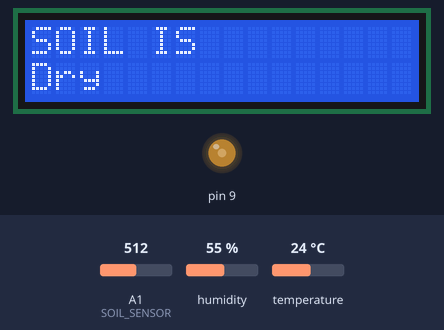
Bench run of a sketch on a simulated Arduino Uno, built with avr-gcc and run on an emulated ATmega328P. Parts: 16×2 character LCD, output pins drawn as LEDs (lit = HIGH). The test bench sets the inputs (shaded band); at power-on: A1 (SOIL_SENSOR) = 512, humidity 55 %, temperature 24 °C.

Above: at 3.6 s.
3.7 s: A1 (SOIL_SENSOR) set to 530
At 10.4 s:
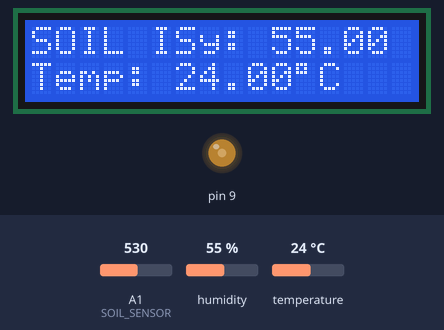
16.5 s: A1 (SOIL_SENSOR) set to 511
At 21.9 s:
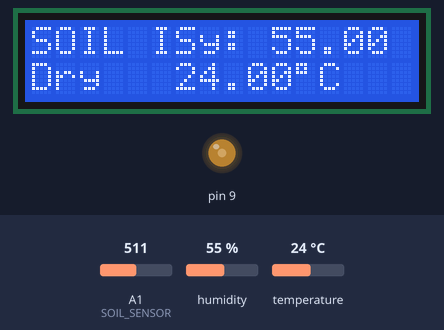
30.5 s: A1 (SOIL_SENSOR) set to 306
At 33.5 s:
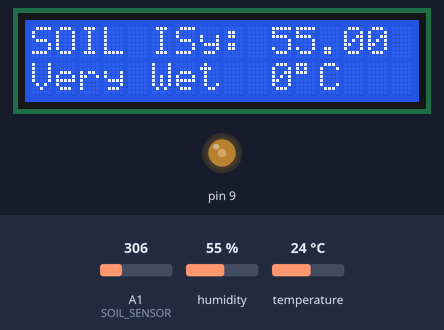
43.5 s: humidity set to 22 %
At 48.8 s:
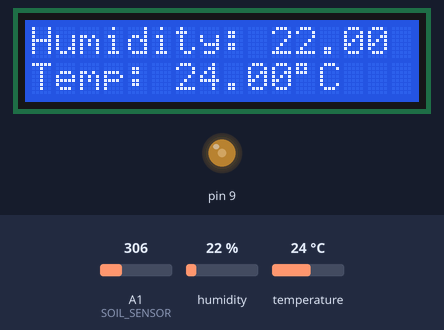
52.5 s: temperature set to 12 °C
At 54.5 s:
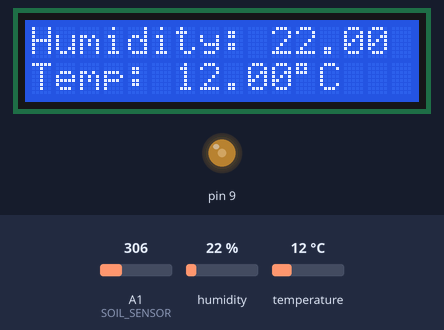
60.3 s: humidity set to 40 %
At 67.3 s:
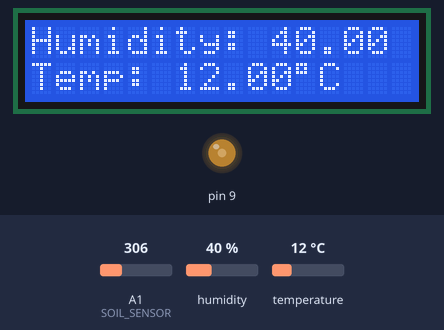
Timing chart, 0 to 68.8 s (numbered marks = the images above; inputs shaded):
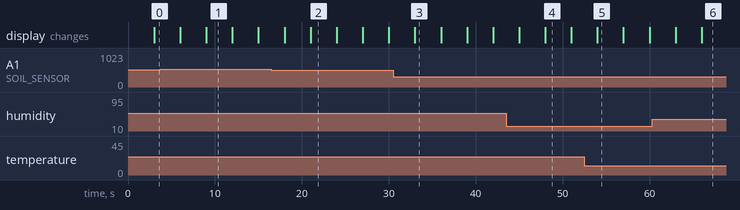

Measured:
- the behaviour switches between 519 and 520 on A1 (SOIL_SENSOR) (found by bisection; images 0 and 1)
- after the input at 3.7 s, the display: first differs from a run without the input after 5.3 s (image 1)
- after the input at 16.5 s, the display: first differs from a run without the input after 4.5 s (image 2)
- after the input at 30.5 s, the display: changes after 2.5 s (image 3)
- after the input at 43.5 s, the display: first differs from a run without the input after 4.5 s (image 4)
- after the input at 52.5 s, the display: changes after 1.5 s (image 5)
- after the input at 60.3 s, the display: first differs from a run without the input after 5.7 s (image 6)

The sketch:

iRobot_Garden_Monitor.ino
```cpp
#include <LiquidCrystal.h>
#include "DHT.h"

#define SOIL_SENSOR A1

#define DHTPIN      A0    // what pin we're connected to
#define DHTTYPE     DHT22 // type of Temperature Sensor

// Initialize library used
DHT dht(DHTPIN, DHTTYPE);
LiquidCrystal lcd(12, 11, 5, 4, 3, 2);

int soilMoistureValue = 0;
const int AirValue = 520;
const int WaterValue = 260;
int intervals = (AirValue - WaterValue) / 3;

uint8_t cont = 100;

// Setup Timer for Display Changes
unsigned long previousMillis = 0;
const long interval = 3000;       // interval in milliseconds
int Display = 1;

void setup() {
  // set up LCD screen
  lcd.begin(16, 2);
  analogWrite(9, cont);

  // set up temperature sensor
  dht.begin();

  // set serial communication for debugging
  Serial.begin(9600);
}

void loop() {
  unsigned long currentMillis = millis();
  if (currentMillis - previousMillis >= interval) {
    // save the last time you change Display
    previousMillis = currentMillis;

    switch (Display) {
      case 1:
        DisplaySoilSensor();
        Display = 2;
        break;
      case 2:
        DisplayTempHumid();
        Display = 1;
        break;
    }
  }
}

void DisplaySoilSensor() {
  soilMoistureValue = analogRead(SOIL_SENSOR);

  lcd.setCursor(0, 0);
  lcd.print("SOIL IS");
  lcd.setCursor(0, 1);

  if (soilMoistureValue > WaterValue && soilMoistureValue < (WaterValue + intervals))
  {
    lcd.println("Very Wet");
  }
  else if (soilMoistureValue > (WaterValue + intervals) && soilMoistureValue < (AirValue - intervals))
  {
    lcd.println("Wet");
  }
  else if (soilMoistureValue < AirValue && soilMoistureValue > (AirValue - intervals))
  {
    lcd.println("Dry");;
  }
}

void DisplayTempHumid() {
  float h = dht.readHumidity();
  float t = dht.readTemperature();

  // check if returns are valid, if they are NaN (not a number) then something went wrong!
  if (isnan(t) || isnan(h))
  {
    lcd.println("Failed to read from DHT");
  }
  else
  { // Print data to the LCD.
    lcd.setCursor(0, 0);
    lcd.print("Humidity: ");
    lcd.print(h);
    lcd.setCursor(0, 1);
    lcd.print("Temp: ");
    lcd.print(t);
    lcd.print((char)223);
    lcd.print("C");
  }
}
```
